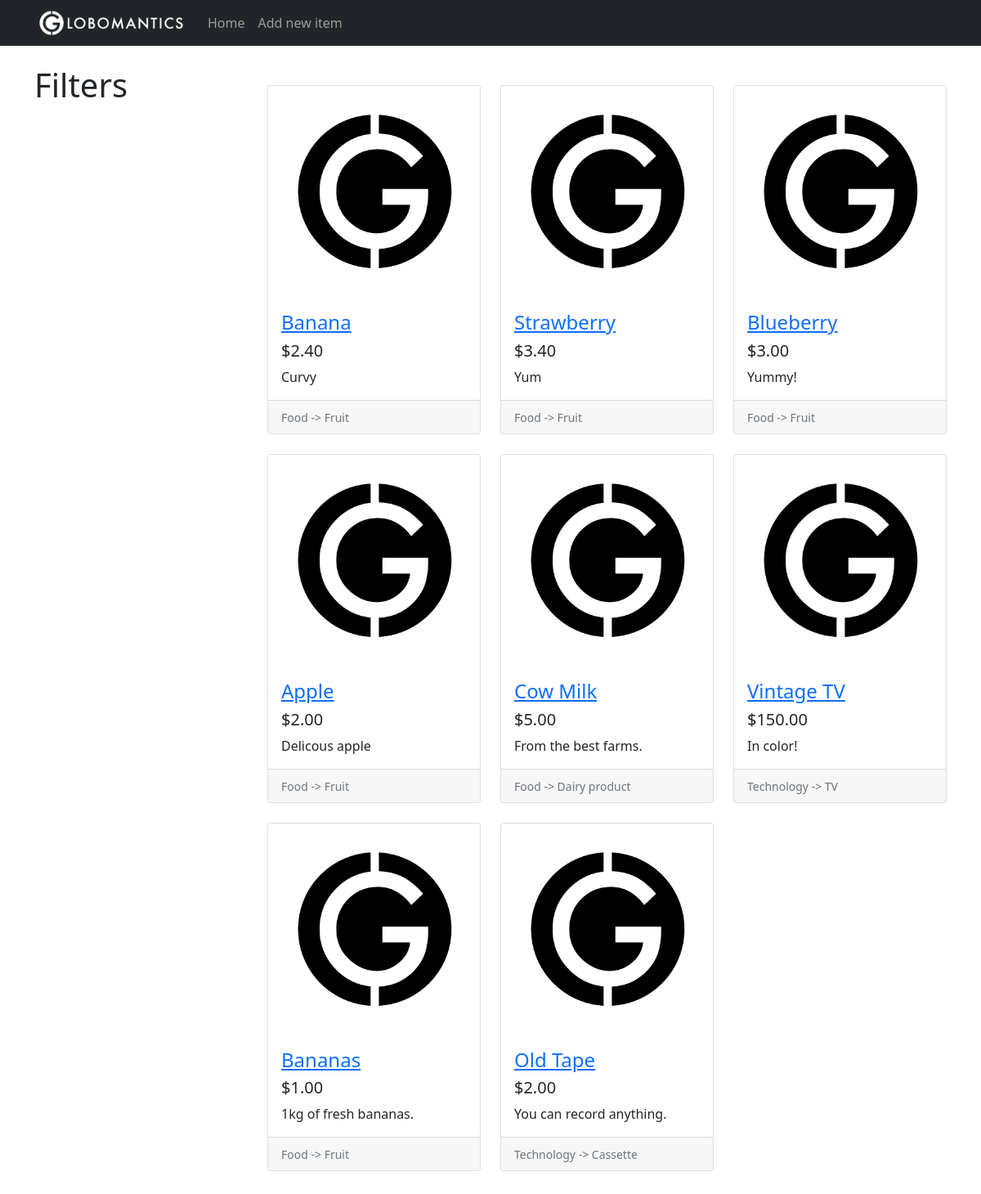
The page / on the database its author committed.
### tables this page shows
CREATE TABLE items(
                    id              INTEGER PRIMARY KEY AUTOINCREMENT,
                    title           TEXT,
                    description     TEXT,
                    price           REAL,
                    image           TEXT,
                    category_id     INTEGER,
                    subcategory_id  INTEGER,
                    FOREIGN KEY(category_id) REFERENCES categories(id),
                    FOREIGN KEY(subcategory_id) REFERENCES subcategories(id)
);

CREATE TABLE categories(
                    id              INTEGER PRIMARY KEY AUTOINCREMENT,
                    name            TEXT
);

CREATE TABLE subcategories(
                    id              INTEGER PRIMARY KEY AUTOINCREMENT,
                    name            TEXT,
                    category_id     INTEGER,
                    FOREIGN KEY(category_id) REFERENCES categories(id)
);

### app.py (the view)
@app.route("/")
def home():
    conn = get_db()
    c = conn.cursor()
    items_from_db = c.execute("""SELECT
                    i.id, i.title, i.description, i.price, i.image, c.name, s.name
                    FROM
                    items AS i
                    INNER JOIN categories     AS c ON i.category_id     = c.id
                    INNER JOIN subcategories  AS s ON i.subcategory_id  = s.id
                    ORDER BY i.id DESC
    """)
    items = []
    for row in items_from_db:
        item = {
            "id": row[0],
            "title": row[1],
            "description": row[2],
            "price": row[3],
            "image": row[4],
            "category": row[5],
            "subcategory": row[6]
        }
        items.append(item)
    return render_template("home.html", items=items)

### app.py (called while the page is built)
def get_db():
    db= getattr(g, "_database", None)
    if db is None:
        db = g._database = sqlite3.connect("db/globomantics.db")
    return db

@app.teardown_appcontext
def close_connection(exception):
    db = getattr(g, "_database", None)
    if db is not None:
        db.close()

### templates/home.html
{% extends 'base.html' %}
{% set active_page = 'home' %}
{% block content %}
  <div class="row">
    <div class="col-lg-3">
      <div class="my-4">
        <h1>Filters</h1>
      </div>
    </div>
    <div class="col-lg-9">
      <div class="row my-5 card-wrapper">
        {% if items %}
        {% for item in items %}
          <div class="col-lg-4 col-md-6 mb-4">
              <div class="card h-100">
                <div class="embed-responsive embed-responsive-16by9">
                  <a href="#">
                    <img class="card-img-top embed-responsive-item" src="{{ url_for('static', filename='images/placeholder.png') }}">
                  </a>
                </div>
                <div class="card-body">
                  <h4 class="card-title">
                    <a href="#">{{ item.title }}</a>
                  </h4>
                  <h5>{{ "$%.2f"|format( item.price ) }}</h5>
                  <p class="card-text">{{ item.description }}</p>
                </div>
                <div class="card-footer">
                  <small class="text-muted">
                    {{ item.category }} -> {{ item.subcategory }}
                  </small>
                </div>
              </div>
          </div>
        {% endfor %}
        {% else %}
        <h1 class="offset-lg-3">No items to show.</h1>
        {% endif %}
      </div>
    </div>
  </div>
{% endblock %}

### templates/base.html (shortened to what this page needs)
<!DOCTYPE html>
<html lang="en">
<head>
    <link href="https://cdn.jsdelivr.net/npm/bootstrap@5.1.3/dist/css/bootstrap.min.css" rel="stylesheet">
    <link rel="stylesheet" href="{{ url_for ('static', filename='css/style.css') }}">
    </head>
<body>
    <nav class="navbar navbar-expand-lg navbar-dark bg-dark fixed-top">
        <div class="container">
                <a href="{{ url_for('home') }}" class="navbar-brand">
                    <img src="{{ url_for ('static', filename='images/logo.png') }}" height="40px">
                </a>
      <div class="collapse navbar-collapse" id="navbarResponsive">
        <ul class="navbar-nav ml-auto">
          <li class="nav-item {{ 'active' if active_page == 'home' else '' }}">
            <a href="{{ url_for('home') }}" class="nav-link">Home</a>
          </li>
          <li class="nav-item {{ 'active' if active_page == 'new_item' else ''}}">
            <a href="{{ url_for('new_item') }} " class="nav-link">Add new item</a>
          </li>
        </ul>
      </div>
    </div>
  </nav>
  <div class="container">
  {% block content %}{% endblock %}
  </div>
  <script src="https://stackpath.bootstrapcdn.com/bootstrap/4.4.1/js/bootstrap.min.js"></script></body>
</body>
</html>

### static/css/style.css (style rules this page uses)
body { padding-top: 56px; }
.navbar-brand { padding-top:0rem; padding-bottom: 0rem; }
.card-img-top { object-fit: cover; }

### rows shown on the page
items: title "Banana", price "$2.40", description "Curvy", category "Food", subcategory "Fruit"
items: title "Strawberry", price "$3.40", description "Yum", category "Food", subcategory "Fruit"
items: title "Blueberry", price "$3.00", description "Yummy!", category "Food", subcategory "Fruit"
items: title "Apple", price "$2.00", description "Delicous apple", category "Food", subcategory "Fruit"
items: title "Cow Milk", price "$5.00", description "From the best farms.", category "Food", subcategory "Dairy product"
items: title "Vintage TV", price "$150.00", description "In color!", category "Technology", subcategory "TV"
items: title "Bananas", price "$1.00", description "1kg of fresh bananas.", category "Food", subcategory "Fruit"
items: title "Old Tape", price "$2.00", description "You can record anything.", category "Technology", subcategory "Cassette"
